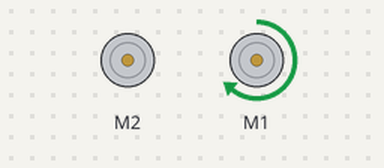
This sketch was run on a simulated Arduino Uno, built with avr-gcc and run on an emulated ATmega328P. Shown: 2 × DC motor (green arrow = forward, orange = backward, longer = faster). At 9.4 s the program stops and its outputs stay as they are.

Above: at 0.02 s.
At 0.6 s:
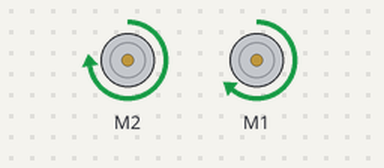
At 1.85 s:
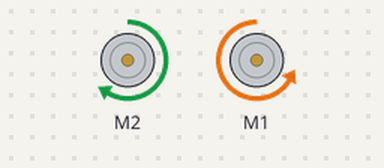
At 4.6 s:
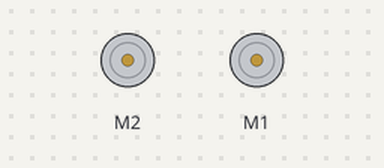
Timing chart, 0 to 5.7 s (numbered marks = the images above):
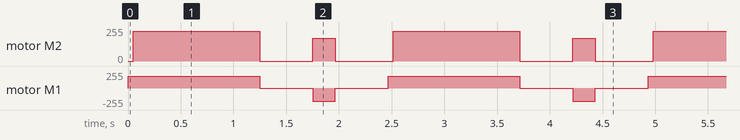

The sketch:

Lab1_3.ino
```cpp
  #include <AFMotor.h>

#define _LEFT_ false
#define _RIGHT_ true

  AF_DCMotor motorR(1);
  AF_DCMotor motorL(2);

  const uint16_t LEFT_SPEED = 170;
  const uint16_t RIGHT_SPEED = 200;

void setup() {
  // put your setup code here, to run once:

  motorL.setSpeed(LEFT_SPEED);
  motorR.setSpeed(RIGHT_SPEED);

  motorL.run(RELEASE);
  motorR.run(RELEASE);

}

void Turn(bool right) {
  if(right) {
    motorL.run(FORWARD);
    motorR.run(BACKWARD);

    delay(215);

    motorL.run(RELEASE);
    //delay(5);
    motorR.run(RELEASE);
  } else {
    motorL.run(BACKWARD);
    motorR.run(FORWARD);

    delay(250);

    motorL.run(RELEASE);
    //delay(5);
    motorR.run(RELEASE);
  }
}

void MoveForward() {

  motorL.setSpeed(225);
  motorR.setSpeed(180);

  motorR.run(FORWARD);
  delay(50);
  motorL.run(FORWARD);

  delay(1200);

  motorR.run(RELEASE);
  // delay(5);
  motorL.run(RELEASE);

  motorL.setSpeed(LEFT_SPEED);
  motorR.setSpeed(RIGHT_SPEED);
}

void loop() {
  // put your main code here, to run repeatedly:
  MoveForward();
  delay(500);
  Turn(_RIGHT_);
  delay(500);
  MoveForward();
  delay(500);
  Turn(_RIGHT_);
  delay(500);
  MoveForward();
  delay(500);
  Turn(_RIGHT_);
  delay(500);
  MoveForward();
  delay(500);
  Turn(_RIGHT_);

  while(true);

}
```

Measured:
- by itself, motor M2: repeats every 2.5 s: stopped 0.50 s, forward 170/255 0.22 s, stopped 0.55 s, forward 225/255 1.2 s
- by itself, motor M1: repeats every 2.5 s: stopped 0.50 s, backward 200/255 0.22 s, stopped 0.50 s, forward 180/255 1.3 s
